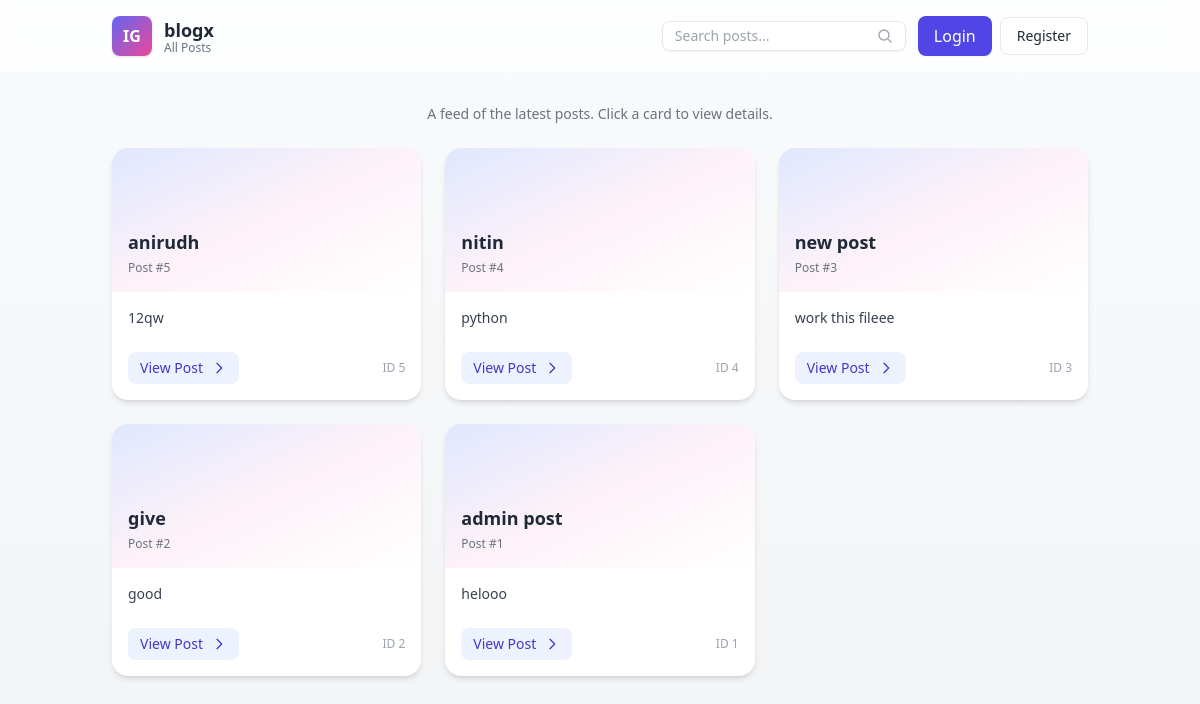
The page / on the database its author committed.
### insta/models.py (models this page shows, shortened)
class Post(models.Model):
    user = models.ForeignKey(settings.AUTH_USER_MODEL, on_delete=models.CASCADE)
    title = models.CharField(max_length=200)
    content = models.TextField()
    created_at = models.DateTimeField(auto_now_add=True)
    likes = models.ManyToManyField(settings.AUTH_USER_MODEL, related_name='liked_posts', blank=True)

### insta/views.py (the view)
# urls.py: 2. Add a URL to urlpatterns:  path('', views.home, name='home')
def home(request):
    posts = Post.objects.all().order_by("-created_at")
    context = {
        "posts": posts,
    }
    return render(request, "home.html", context)

### insta/templates/home.html (shortened to what this page needs)
<!DOCTYPE html>
<html lang="en">
<head>
  <script src="https://cdn.tailwindcss.com"></script>
</head>
<body class="min-h-screen bg-gradient-to-b from-gray-50 to-gray-100 text-gray-800">
  <header class="bg-white/70 backdrop-blur sticky top-0 z-20">
    <div class="max-w-5xl mx-auto px-6 py-4 flex items-center justify-between gap-4">
      <div class="flex items-center gap-3">
        <div
          class="w-10 h-10 rounded-lg bg-gradient-to-br from-indigo-500 to-pink-500 flex items-center justify-center text-white font-bold shadow">
          IG
        </div>
        <div>
          <h1 class="text-lg font-semibold">blogx </h1>
          <p class="text-xs text-gray-500 -mt-1">All Posts</p>
        </div>
      </div>
      <div class="flex items-center gap-3">
        <form method="get" class="hidden sm:flex items-center bg-white border rounded-lg px-3 py-1 shadow-sm">
          <input name="q" type="search" placeholder="Search posts..." class="outline-none text-sm bg-transparent" />
          <button type="submit" class="text-gray-400 hover:text-gray-600">
            <svg xmlns="http://www.w3.org/2000/svg" class="h-4 w-4" fill="none" viewBox="0 0 24 24"
              stroke="currentColor">
              <path stroke-linecap="round" stroke-linejoin="round" stroke-width="2"
                d="M21 21l-4.35-4.35M10.5 18a7.5 7.5 0 1 1 0-15 7.5 7.5 0 0 1 0 15z" />
            </svg>
          </button>
        </form>
        <div class="flex items-center gap-2">
          {% if user.is_authenticated %}
          <a href="{% url 'insta:create_post' %}"
            class="inline-flex items-center gap-2 bg-indigo-600 text-white px-4 py-2 rounded-lg shadow-sm hover:shadow-md transition">
            Create
          </a>
          <a href="{% url 'insta:logout' %}"
            class="inline-flex items-center px-4 py-2 rounded-lg bg-gray-100 text-sm hover:bg-gray-200 transition">
            Logout
          </a>
          {% else %}
          <a href="{% url 'insta:login' %}"
            class="inline-flex items-center gap-2 bg-indigo-600 text-white px-4 py-2 rounded-lg shadow-sm hover:shadow-md transition">
            Login
          </a>
          <a href="{% url 'insta:register' %}"
            class="inline-flex items-center px-4 py-2 rounded-lg bg-white border text-sm hover:bg-gray-50 transition">
            Register
          </a>
          {% endif %}
        </div>
      </div>
    </div>
  </header>
  <main class="max-w-5xl mx-auto px-6 py-8">
    <section class="mb-6">
      <p class="text-sm text-gray-500 text-center">A feed of the latest posts. Click a card to view details.</p>
    </section>
    <section class="grid gap-6 sm:grid-cols-2 lg:grid-cols-3">
      {% for post in posts %}
      <article
        class="bg-white rounded-2xl shadow-md hover:shadow-lg transform hover:-translate-y-1 transition overflow-hidden flex flex-col">
        <div class="h-36 bg-gradient-to-br from-indigo-100 via-pink-50 to-white flex items-end p-4">
          <div class="flex-1">
            <h3 class="text-lg font-semibold text-gray-800">{{ post.title }}</h3>
            <p class="text-xs text-gray-500 mt-1">Post #{{ post.id }}</p>
          </div>
        </div>
        <div class="p-4 flex-1 flex flex-col">
          <p class="text-sm text-gray-700 mb-4 grow overflow-hidden">
            {{ post.content }}
          </p>
          <div class="mt-2 flex items-center justify-between">
            <a href="{% url 'insta:post_detail' post.id %}"
              class="inline-flex items-center gap-2 text-sm bg-indigo-50 text-indigo-700 px-3 py-1.5 rounded-lg hover:bg-indigo-100 transition">
              View Post
              <svg xmlns="http://www.w3.org/2000/svg" class="h-4 w-4" viewBox="0 0 24 24" fill="none"
                stroke="currentColor">
                <path stroke-linecap="round" stroke-linejoin="round" stroke-width="2" d="M9 5l7 7-7 7" />
              </svg>
            </a>
            <span class="text-xs text-gray-400">ID {{ post.id }}</span>
          </div>
        </div>
      </article>
      {% endfor %}
    </section>
  </main>
</body>
</html>

### rows shown on the page
Post: title "anirudh", id "5", content "12qw"
Post: title "nitin", id "4", content "python"
Post: title "new post", id "3", content "work this fileee"
Post: title "give", id "2", content "good"
Post: title "admin post", id "1", content "helooo"
